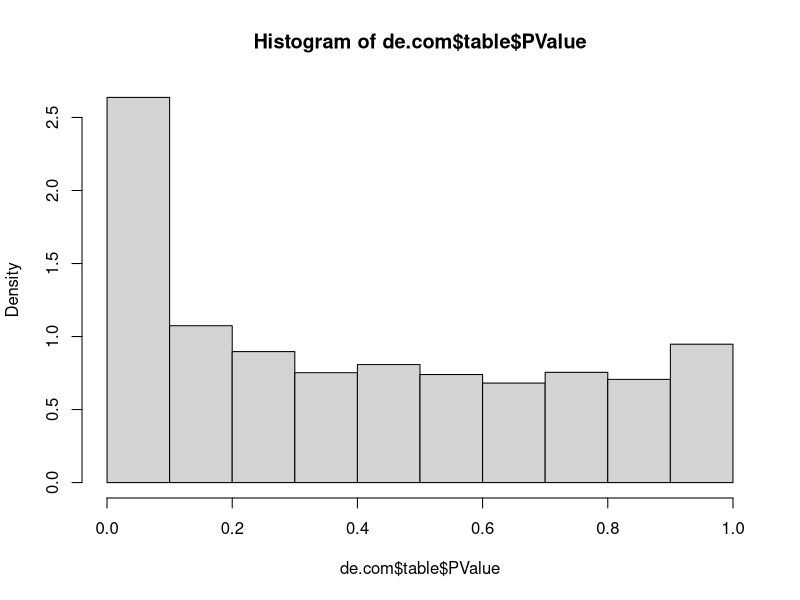

The R source for this figure:
## ---- chunk 1
setwd("C:/Users/khuub/One Drive/OneDrive/Desktop/Projects/projects/Autism_edgeR/")
library(edgeR)
## ---- chunk 2
counts <- read.csv("16p11_fpkm_avg_threshold.csv",header=TRUE)
m <- as.matrix(counts)

group <- as.factor(rep(c("Control","Case"),c(12,9)))

co <- read.csv('16p11_pc1.csv',header=FALSE)
## ---- chunk 3
d <- DGEList(counts = m, group=group)
## ---- chunk 4
keep <- filterByExpr(d,group=group)
d <- d[keep,,keep.lib.sizes=FALSE]
## ---- chunk 5
d <- calcNormFactors(d, method="RLE")
## ---- chunk 6
design <- model.matrix(~0+group,co)
## ---- chunk 7
d <- estimateDisp(d,design)
de.com <- exactTest(d,pair = c("Case","Control"))

#Results
topTags(de.com)
hist(de.com$table$PValue,prob=TRUE)
write.csv(de.com$table,"16p11_table.csv")
